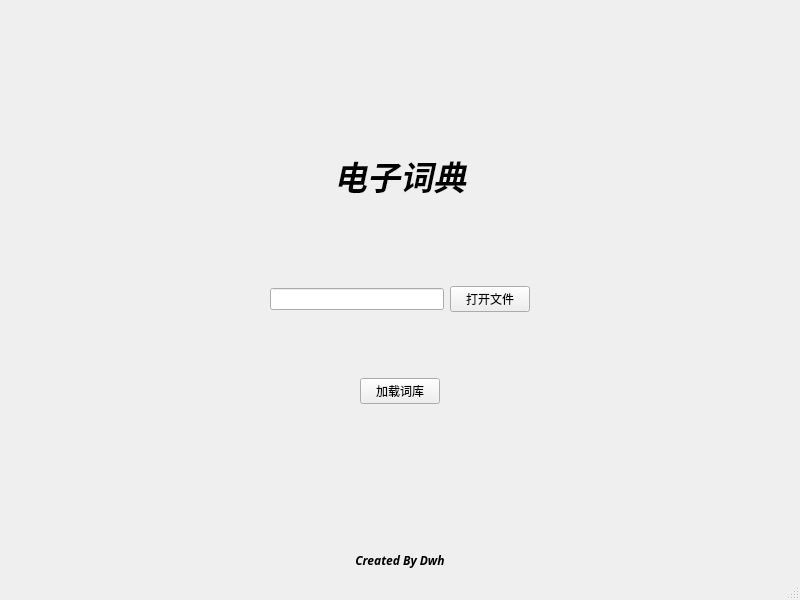
<?xml version="1.0" encoding="UTF-8"?>
<ui version="4.0">
 <class>MainWindow</class>
 <widget class="QMainWindow" name="MainWindow">
  <property name="geometry">
   <rect>
    <x>0</x>
    <y>0</y>
    <width>800</width>
    <height>600</height>
   </rect>
  </property>
  <property name="minimumSize">
   <size>
    <width>800</width>
    <height>600</height>
   </size>
  </property>
  <property name="windowTitle">
   <string>电子词典</string>
  </property>
  <widget class="QWidget" name="centralwidget">
   <layout class="QVBoxLayout" name="verticalLayout_4">
    <item>
     <layout class="QVBoxLayout" name="verticalLayout_3">
      <item>
       <spacer name="verticalSpacer_3">
        <property name="orientation">
         <enum>Qt::Vertical</enum>
        </property>
        <property name="sizeHint" stdset="0">
         <size>
          <width>20</width>
          <height>40</height>
         </size>
        </property>
       </spacer>
      </item>
      <item>
       <layout class="QHBoxLayout" name="horizontalLayout_4">
        <item>
         <spacer name="horizontalSpacer_7">
          <property name="orientation">
           <enum>Qt::Horizontal</enum>
          </property>
          <property name="sizeHint" stdset="0">
           <size>
            <width>40</width>
            <height>20</height>
           </size>
          </property>
         </spacer>
        </item>
        <item>
         <layout class="QVBoxLayout" name="verticalLayout_2">
          <item>
           <widget class="QLabel" name="label">
            <property name="font">
             <font>
              <family>STIX Two Text</family>
              <pointsize>25</pointsize>
              <italic>true</italic>
              <bold>true</bold>
             </font>
            </property>
            <property name="layoutDirection">
             <enum>Qt::LeftToRight</enum>
            </property>
            <property name="text">
             <string>电子词典</string>
            </property>
            <property name="alignment">
             <set>Qt::AlignCenter</set>
            </property>
           </widget>
          </item>
          <item>
           <spacer name="verticalSpacer">
            <property name="orientation">
             <enum>Qt::Vertical</enum>
            </property>
            <property name="sizeHint" stdset="0">
             <size>
              <width>20</width>
              <height>40</height>
             </size>
            </property>
           </spacer>
          </item>
          <item>
           <spacer name="verticalSpacer_5">
            <property name="orientation">
             <enum>Qt::Vertical</enum>
            </property>
            <property name="sizeHint" stdset="0">
             <size>
              <width>20</width>
              <height>40</height>
             </size>
            </property>
           </spacer>
          </item>
          <item>
           <layout class="QHBoxLayout" name="horizontalLayout">
            <item>
             <widget class="QLineEdit" name="lineEdit"/>
            </item>
            <item>
             <widget class="QPushButton" name="pushButton">
              <property name="text">
               <string>打开文件</string>
              </property>
             </widget>
            </item>
           </layout>
          </item>
          <item>
           <spacer name="verticalSpacer_2">
            <property name="orientation">
             <enum>Qt::Vertical</enum>
            </property>
            <property name="sizeHint" stdset="0">
             <size>
              <width>20</width>
              <height>40</height>
             </size>
            </property>
           </spacer>
          </item>
          <item>
           <layout class="QHBoxLayout" name="horizontalLayout_2">
            <item>
             <spacer name="horizontalSpacer">
              <property name="orientation">
               <enum>Qt::Horizontal</enum>
              </property>
              <property name="sizeHint" stdset="0">
               <size>
                <width>40</width>
                <height>20</height>
               </size>
              </property>
             </spacer>
            </item>
            <item>
             <spacer name="horizontalSpacer_2">
              <property name="orientation">
               <enum>Qt::Horizontal</enum>
              </property>
              <property name="sizeHint" stdset="0">
               <size>
                <width>40</width>
                <height>20</height>
               </size>
              </property>
             </spacer>
            </item>
           </layout>
          </item>
          <item>
           <layout class="QHBoxLayout" name="horizontalLayout_3">
            <item>
             <spacer name="horizontalSpacer_5">
              <property name="orientation">
               <enum>Qt::Horizontal</enum>
              </property>
              <property name="sizeHint" stdset="0">
               <size>
                <width>40</width>
                <height>20</height>
               </size>
              </property>
             </spacer>
            </item>
            <item>
             <widget class="QPushButton" name="pushButton_2">
              <property name="text">
               <string>加载词库</string>
              </property>
             </widget>
            </item>
            <item>
             <spacer name="horizontalSpacer_6">
              <property name="orientation">
               <enum>Qt::Horizontal</enum>
              </property>
              <property name="sizeHint" stdset="0">
               <size>
                <width>40</width>
                <height>20</height>
               </size>
              </property>
             </spacer>
            </item>
           </layout>
          </item>
         </layout>
        </item>
        <item>
         <spacer name="horizontalSpacer_8">
          <property name="orientation">
           <enum>Qt::Horizontal</enum>
          </property>
          <property name="sizeHint" stdset="0">
           <size>
            <width>40</width>
            <height>20</height>
           </size>
          </property>
         </spacer>
        </item>
       </layout>
      </item>
      <item>
       <spacer name="verticalSpacer_4">
        <property name="orientation">
         <enum>Qt::Vertical</enum>
        </property>
        <property name="sizeHint" stdset="0">
         <size>
          <width>20</width>
          <height>40</height>
         </size>
        </property>
       </spacer>
      </item>
      <item>
       <widget class="QLabel" name="label_2">
        <property name="font">
         <font>
          <family>Sans</family>
          <italic>true</italic>
          <bold>true</bold>
         </font>
        </property>
        <property name="text">
         <string>Created By Dwh</string>
        </property>
        <property name="alignment">
         <set>Qt::AlignCenter</set>
        </property>
       </widget>
      </item>
      <item>
       <layout class="QHBoxLayout" name="horizontalLayout_5"/>
      </item>
     </layout>
    </item>
   </layout>
  </widget>
  <widget class="QMenuBar" name="menubar">
   <property name="geometry">
    <rect>
     <x>0</x>
     <y>0</y>
     <width>800</width>
     <height>32</height>
    </rect>
   </property>
  </widget>
  <widget class="QStatusBar" name="statusBar"/>
 </widget>
 <resources/>
 <connections/>
</ui>
